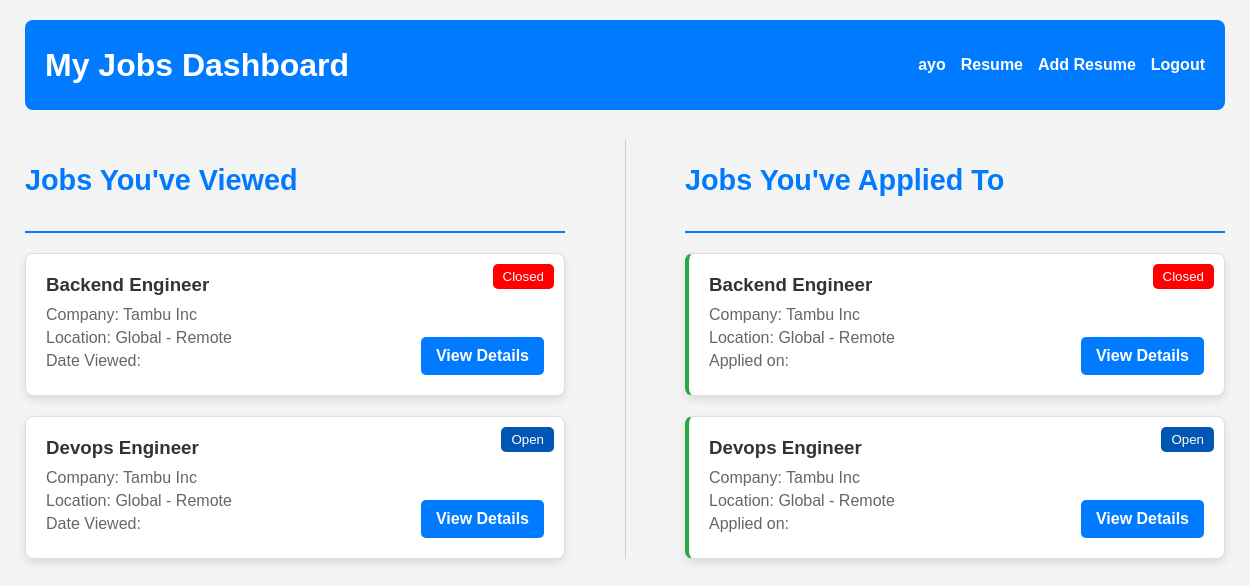
The page /jobs_dashboard/ (signed in) on the database as committed earlier.
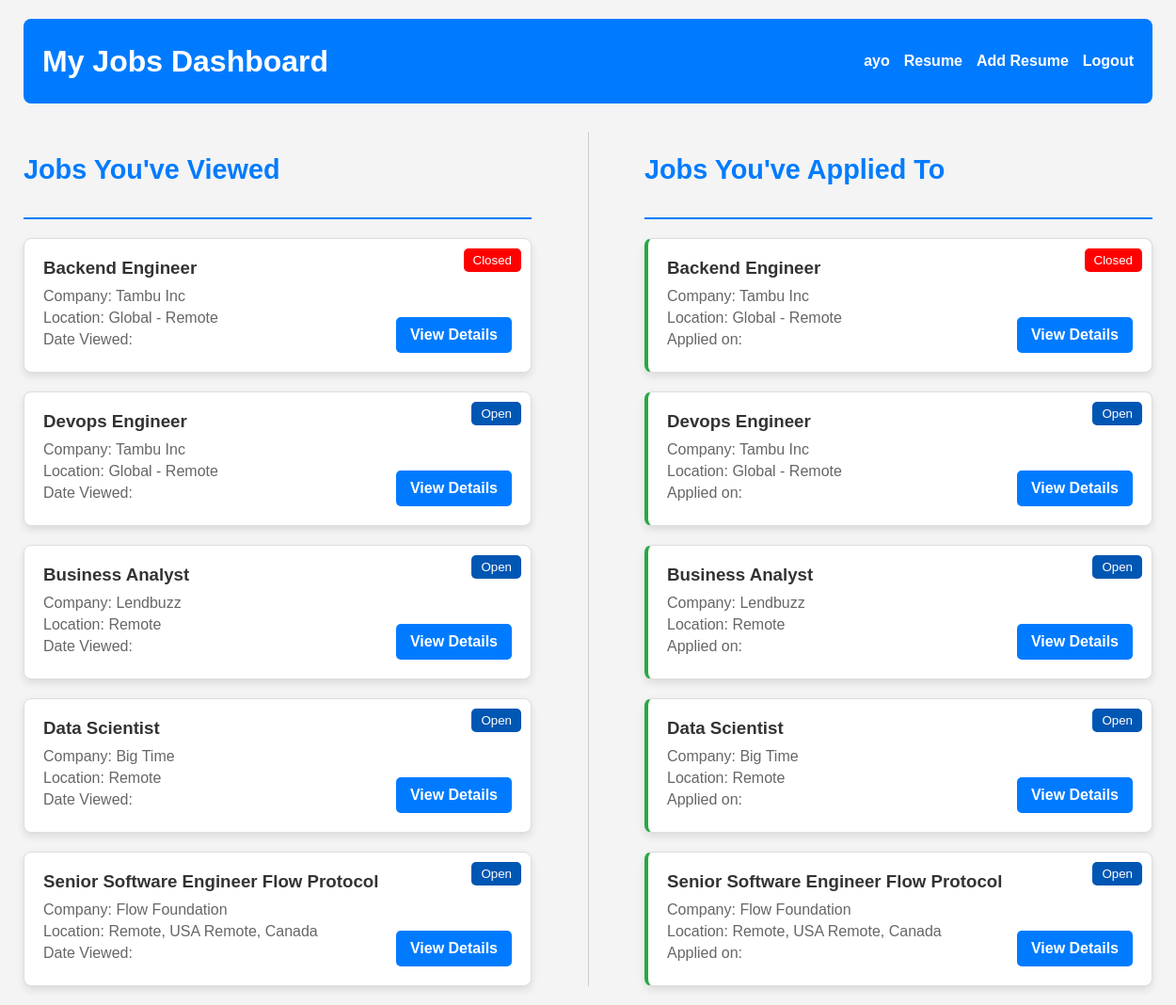
The same page on the database as committed later.
### remote/models.py (models this page shows)
class Job(models.Model):
    title = models.CharField(max_length=100)
    description = models.TextField()
    location = models.CharField(max_length=30)
    company_name = models.CharField(max_length=100)
    created_at = models.DateTimeField(auto_now_add=True)
    recruiter = models.ForeignKey(Profile, on_delete=models.CASCADE)
    category = models.ForeignKey(Category, on_delete=models.CASCADE, default=1)
    featured = models.BooleanField(default=False)
    views_count = models.IntegerField(default=0)
    apply_url = models.URLField(max_length=255, blank=True, null=True)
    status = models.CharField(
        max_length=10,
        choices=[('open', 'Open'), ('closed', 'Closed')],
        default='open',
    )
    def __str__(self):
        return self.title

### remote/views.py (the view)
# urls.py: path('jobs_dashboard/', views.jobs_dashboard, name='jobs_dashboard'),
@login_required
def jobs_dashboard(request):
    profile = Profile.objects.get(user=request.user)
    jobs = profile.viewed_jobs.all()
    applied_jobs = profile.applied_jobs.all()
    print(jobs)
    print(applied_jobs)
    context = {
        'profile': profile,
        'jobs': jobs,
        'applied_jobs': applied_jobs
    }
    return render(request, 'jobs.html', context)

### remote/templates/jobs.html (shortened to what this page needs)
<!DOCTYPE html>
<html lang="en">
<head>
    {% load static %}
    <link rel="stylesheet" href="{% static 'css/job.css' %}">
</head>
<body>
    <div class="dashboard-container">
        <header class="dashboard-header">
            <h1>My Jobs Dashboard</h1>
            <nav>
                <ul>
                    <li><a href="/profile/">{{user.username}}</a></li>
                    <li><a href="#" class="view-cv-btn">Resume</a></li>
                    <li><a href="#" class="add-cv-btn">Add Resume</a></li>
                    <li><a href="/logout/">Logout</a></li>
                </ul>
            </nav>
        </header>
        <div class="jobs-grid-container">
            <section class="job-section">
                <div class="section-header">
                    <h2>Jobs You've Viewed</h2>
                </div>
                <div class="job-list" id="viewed-jobs">
                    {% for job in jobs %}
                    <div class="job-card">
                        <button class="status-btn {{ job.status }}" style="float: right;">
                            {{ job.get_status_display }}
                        </button>
                        <h3>{{ job.title }}</h3>
                        <p>Company: {{ job.company_name }}</p>
                        <p>Location: {{ job.location }}</p>
                        <p>Date Viewed: {{ job.jobview_set.first.viewed_at|date:"F j, Y" }}</p>
                        <a href="{% url 'job_details' job.id %}">
                            <button class="details-btn">View Details</button>
                        </a>
                    </div>
                    {% empty %}
                    <p>You haven't viewed any jobs yet.</p>
                    {% endfor %}
                </div>
            </section>
            <section class="job-section">
                <div class="section-header">
                    <h2>Jobs You've Applied To</h2>
                </div>
                <div class="job-list" id="applied-jobs">
                    {% for job in applied_jobs %}
                    <div class="job-card applied">
                        <button class="status-btn {{ job.status }}" style="float: right;">
                            {{ job.get_status_display }}
                        </button>
                        <h3>{{ job.title }}</h3>
                        <p>Company: {{ job.company_name }}</p>
                        <p>Location: {{ job.location }}</p>
                        <p>Applied on: {{ job.jobview_set.first.viewed_at|date:"F j, Y" }}</p>
                        <a href="{% url 'job_details' job.id %}">
                            <button class="details-btn">View Details</button>
                        </a>
                    </div>
                    {% empty %}
                    <p>You haven't applied to any jobs yet.</p>
                    {% endfor %}
                </div>
            </section>
        </div>
    </div>
</body>

### remote/static/css/job.css (style rules this page uses)
body { font-family: 'Arial', sans-serif; background-color: #f4f4f4; margin: 0; padding: 0; color: #333; }
.dashboard-container { width: 100%; max-width: 1200px; margin: 0 auto; padding: 20px; }
.dashboard-header { display: flex; justify-content: space-between; align-items: center; background-color: #007bff; color: white; padding: 20px; border-radius: 8px; }
.dashboard-header h1 { margin: 0; }
.dashboard-header nav ul { list-style: none; display: flex; gap: 15px; }
.dashboard-header nav ul li { display: inline; }
.dashboard-header nav ul li a { color: white; text-decoration: none; font-weight: bold; }
.jobs-grid-container { display: flex; justify-content: space-between; margin-top: 30px; }
.job-section { width: 45%; }
.section-header { border-bottom: 2px solid #007bff; padding-bottom: 10px; margin-bottom: 20px; }
.section-header h2 { font-size: 1.8em; color: #007bff; }
.job-list { display: flex; flex-direction: column; gap: 20px; }
.job-card { background-color: #fff; border: 1px solid #ddd; border-radius: 8px; padding: 20px; box-shadow: 0 4px 8px rgba(0, 0, 0, 0.1); transition: all 0.3s ease-in-out; position: relative; }
.job-card h3 { color: #333; margin: 0 0 10px 0; }
.job-card p { margin: 5px 0; color: #666; }
.job-card.applied { border-left: 4px solid #28a745; }
.details-btn { display: inline-block; background-color: #007bff; color: white; border: none; border-radius: 5px; padding: 10px 15px; text-align: center; font-size: 1rem; font-weight: bold; cursor: pointer; transition: background-color 0.3s ease-in-out; position: absolute; bottom: 20px; right: 20px; }
.status-btn { position: absolute; top: 10px; right: 10px; padding: 5px 10px; border: none; border-radius: 5px; color: white; cursor: pointer; }
.status-btn.open { background-color: #0056b3; }
.status-btn.closed { background-color: Red; }
.details-btn { background-color: #007bff; color: white; border: none; padding: 10px 15px; border-radius: 5px; cursor: pointer; text-align: center; text-decoration: none; }

### remote/templates/jobs.html (style rules this page uses)
.status-btn { position: absolute; top: 10px; right: 10px; padding: 5px 10px; border: none; border-radius: 5px; color: white; cursor: pointer; }
.status-btn.open { background-color: #0056b3; }
.status-btn.closed { background-color: Red; }

Rows that differ between the two databases and show on the page:
added Job: status "Open", title "Business Analyst", company_name "Lendbuzz", location "Remote"
added Job: status "Open", title "Data Scientist", company_name "Big Time", location "Remote"
added Job: status "Open", title "Senior Software Engineer Flow Protocol", company_name "Flow Foundation", location "Remote, USA Remote, Canada"
